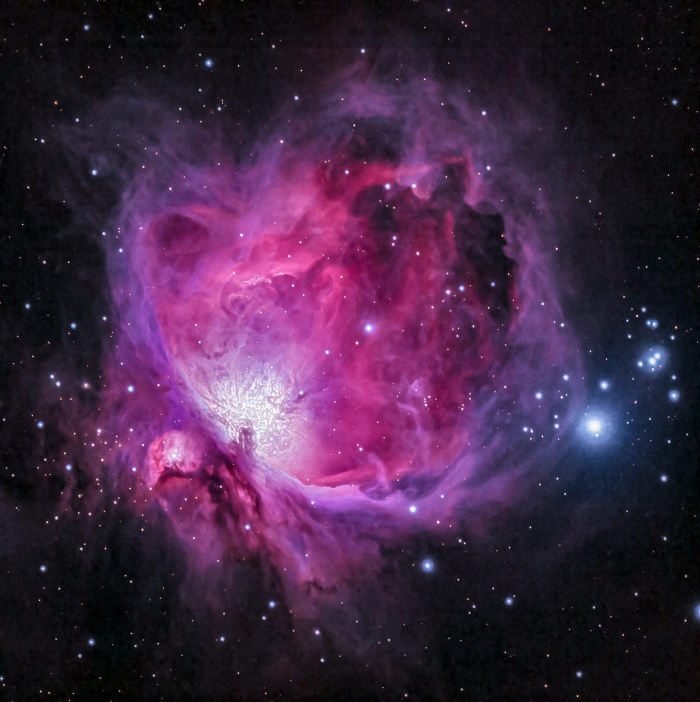
#> input picture week2/nebula.jpg, 1400 x 1403 px (shown at 1/2 size)
$ jupyter execute Week2.ipynb
#> lines starting #> are read from the running program, lines starting #| are printed output that depends on the picture
[cell 1]
import cv2
import numpy as np

[cell 2]
my_img = cv2.imread("./nebula.jpg",1)
#> my_img is the input picture: shape (1403, 1400, 3); mean B, G, R 67.2, 37.3, 65.8
my_img_1 = cv2.imread("./nebula.jpg",0)
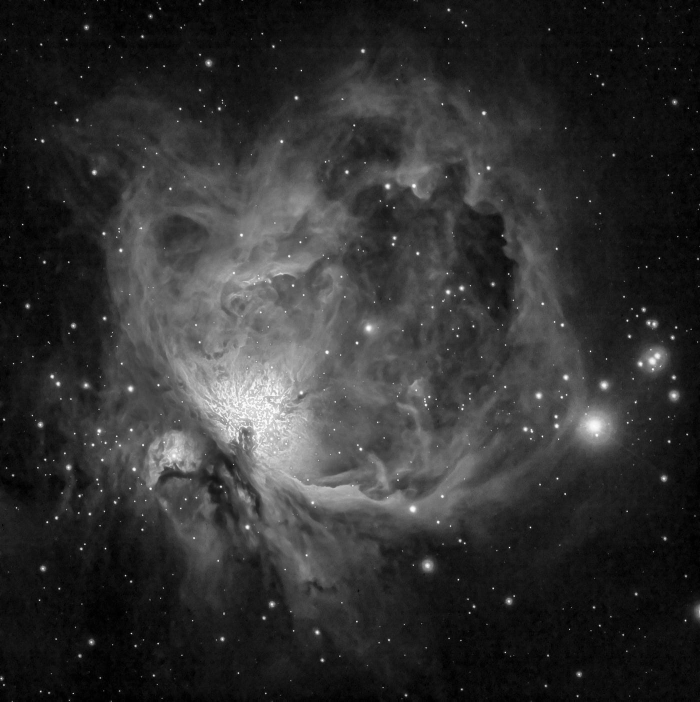
#> my_img_1: shape (1403, 1400) (shown at 1/2 size); min 0, max 255, mean 49.2

[cell 3]
print(type(my_img))
#| <class 'numpy.ndarray'>
print(type(my_img_1))
#| <class 'numpy.ndarray'>
print("*"*100)
# shape ile goruntunun renk derinligini goruyoruz
print(my_img.shape)
#| (1403, 1400, 3)
print(my_img_1.shape)
#| (1403, 1400)

[cell 4]
my_img[:1,:1,:]
#yeniden boyutlandirmak icin resize kullanilir cv2.resize(resim(genislik,yukseklik))
#buyutmek icin INTER_CUBIC kucultmek icin IMTER_AREA her ikisi icin de INTER_LANCZOS4
my_img = cv2.resize(my_img, (450, 450),cv2.INTER_LANCZOS4)
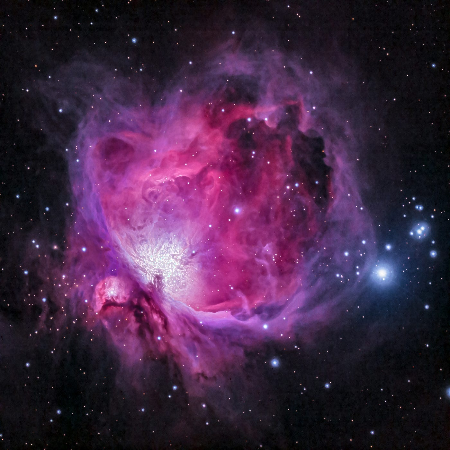
#> my_img: shape (450, 450, 3); mean B, G, R 67.1, 37.2, 65.7
my_img_1 = cv2.resize(my_img_1,(450,450),cv2.INTER_LANCZOS4)
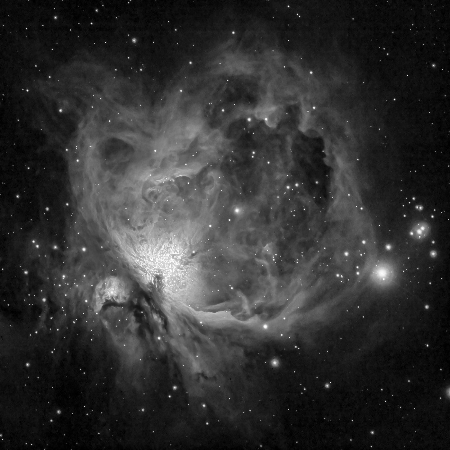
#> my_img_1: shape (450, 450); min 0, max 255, mean 49.1

[cell 5]
print(np.max(my_img_1))
#| 255
print(np.min(my_img_1))
#| 0

[cell 6]
#imshow ile goruntu gosterilir
cv2.imshow("RGB IMAGE " , my_img)
cv2.imshow("IMAGE",my_img_1)
cv2.waitKey(0)
cv2.destroyAllWindows()

[cell 7]
#cevirme islemleri icin cv2.flip kullanilir
flipping_vertical = cv2.flip(my_img,0)   # dikey eksende ters cevir (vertical)
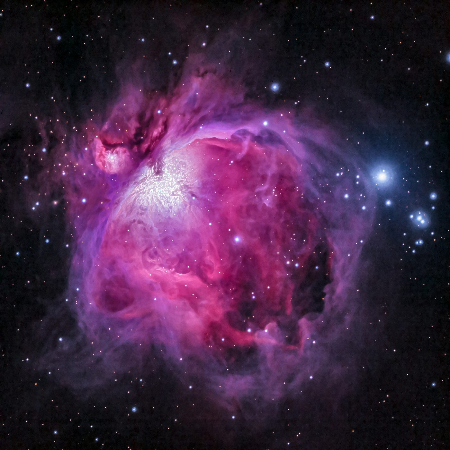
#> flipping_vertical: shape (450, 450, 3); mean B, G, R 67.1, 37.2, 65.7
flipping_horizontal = cv2.flip(my_img,1) # yatay eksende ters cevir (yatay)
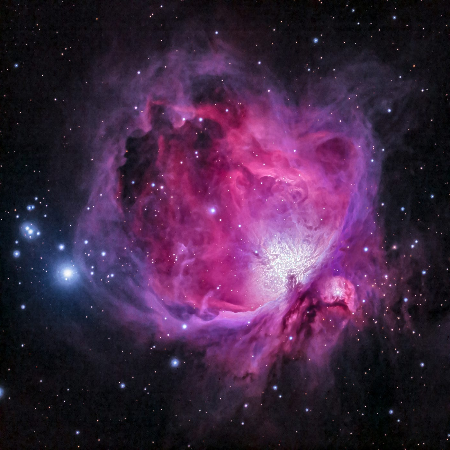
#> flipping_horizontal: shape (450, 450, 3); mean B, G, R 67.1, 37.2, 65.7
flipping_both = cv2.flip(my_img,-1)     # hem dikey hem yatay eksende ters cevir.
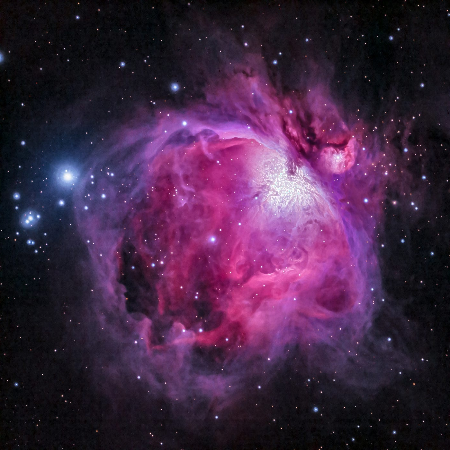
#> flipping_both: shape (450, 450, 3); mean B, G, R 67.1, 37.2, 65.7

$ run again, with week2/images.jpg copied over week2/nebula.jpg
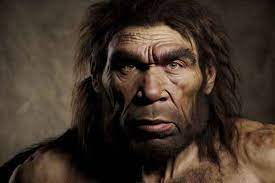
#> input picture week2/images.jpg, 275 x 183 px
#> my_img is the input picture: shape (183, 275, 3); mean B, G, R 40.8, 50.9, 65
#| <class 'numpy.ndarray'>
#| <class 'numpy.ndarray'>
#| (183, 275, 3)
#| (183, 275)
#> my_img: shape (450, 450, 3)
#| 205
#| 0
#> `flipping_horizontal = cv2.flip(my_img,1)`:
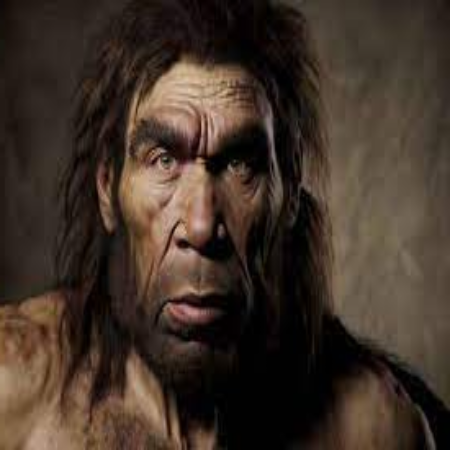
#> flipping_horizontal: shape (450, 450, 3); mean B, G, R 40.7, 50.8, 64.9
#> `flipping_both = cv2.flip(my_img,-1)`:
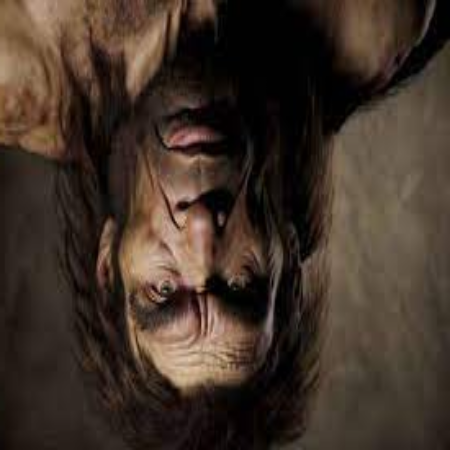
#> flipping_both: shape (450, 450, 3); mean B, G, R 40.7, 50.8, 64.9
